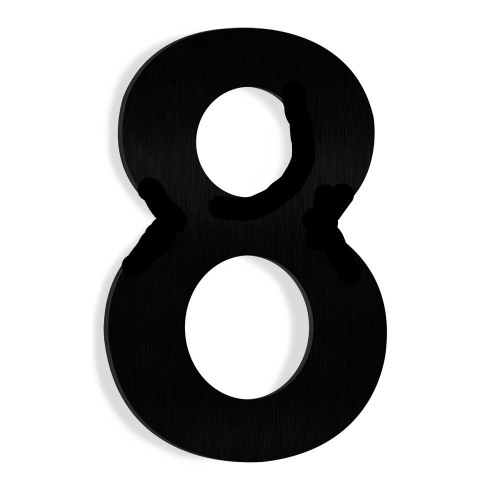
#> input picture Python/eight.jpg, 1000 x 1000 px (shown at 1/2 size)
$ python NNfinal.py   (older library calls are emulated)
#> lines starting #> are read from the running program, lines starting #| are printed output that depends on the picture; after the words box and inside, x2 and y2 are one past the last pixel; in counts of white or black regions, pixels touching at a corner belong together; long printed decimals are rounded
import cv2
import numpy as np


img = cv2.imread("eight.jpg",-1)
#> img is the input picture: shape (1000, 1000, 3); min 0, max 255, mean 177.6
# img = cv2.imread("solar.jpg",-1)
#
img = cv2.resize(img, (100, 100))
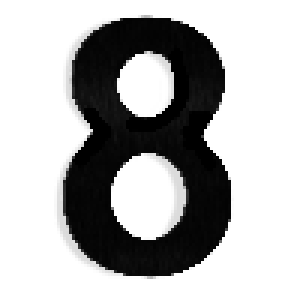
#> img: shape (100, 100, 3) (shown 3 times larger); min 0, max 255, mean 177.9

gray = cv2.cvtColor(img, cv2.COLOR_BGR2GRAY)

gray=255-gray
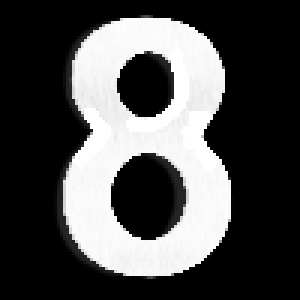
#> gray: shape (100, 100) (shown 3 times larger); min 0, max 255, mean 77.1

for i in range (0,100):
    for j in range (0,100):
        if gray[i,j]>100:
            gray[i,j]=1
        else:
            gray[i,j]=0
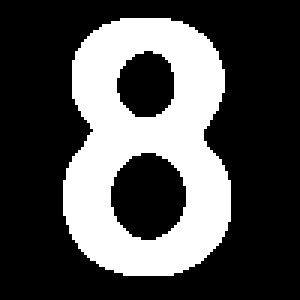
#> gray: shape (100, 100) (shown 3 times larger); values 0 (black) and 1 (white), 30.8% white; 1 white region, box (x1, y1, x2, y2) and area: (21, 6, 77, 92) 3076

# gray=gray*255
# cv2.imshow('samp',gray)
gray = cv2.resize(gray, (10, 10))

weights = np.zeros((10,100),np.float)
weights_prev = np.zeros((10,100),np.float)

output = np.empty(10)
expectedOp = np.empty((10),np.float)
ExNum=np.array([20,16,31,22,21,23,15,24,23,20],np.float)
Input=np.array([[0 , 0 , 0 , 0 , 1 , 1 , 0 , 0 , 0 , 0 ,       #1                                     1
                 0 , 0 , 0 , 0 , 1 , 1 , 0 , 0 , 0 , 0 ,       #2
                 0 , 0 , 0 , 0 , 1 , 1 , 0 , 0 , 0 , 0 ,       #3
                 0 , 0 , 0 , 0 , 1 , 1 , 0 , 0 , 0 , 0 ,       #4
                 0 , 0 , 0 , 0 , 1 , 1 , 0 , 0 , 0 , 0 ,       #5
                 0 , 0 , 0 , 0 , 1 , 1 , 0 , 0 , 0 , 0 ,       #6
                 0 , 0 , 0 , 0 , 1 , 1 , 0 , 0 , 0 , 0 ,       #7
                 0 , 0 , 0 , 0 , 1 , 1 , 0 , 0 , 0 , 0 ,       #8
                 0 , 0 , 0 , 0 , 1 , 1 , 0 , 0 , 0 , 0 ,       #9
                 0 , 0 , 0 , 0 , 1 , 1 , 0 , 0 , 0 , 0 ],      #10

                [0 , 0 , 0 , 0 , 0 , 0 , 0 , 0 , 0 , 0 ,       #1                                     2
                 0 , 0 , 0 , 0 , 1 , 1 , 0 , 0 , 0 , 0 ,       #2
                 0 , 0 , 0 , 1 , 0 , 0 , 1 , 0 , 0 , 0 ,       #3
                 0 , 0 , 1 , 0 , 0 , 0 , 1 , 0 , 0 , 0 ,       #4
                 0 , 0 , 0 , 0 , 0 , 0 , 1 , 0 , 0 , 0 ,       #5
                 0 , 0 , 0 , 0 , 0 , 1 , 0 , 0 , 0 , 0 ,       #6
                 0 , 0 , 0 , 0 , 1 , 0 , 0 , 0 , 0 , 0 ,       #7
                 0 , 0 , 0 , 1 , 0 , 0 , 0 , 0 , 0 , 0 ,       #8
                 0 , 0 , 1 , 1 , 1 , 1 , 1 , 1 , 0 , 0 ,       #9
                 0 , 0 , 0 , 0 , 0 , 0 , 0 , 0 , 0 , 0 ],      #10

                 [0 , 0 , 0 , 0 , 1 , 1 , 1 , 0 , 0 , 0 ,       #1                                      3
                  0 , 0 , 0 , 1 , 1 , 1 , 1 , 1 , 0 , 0 ,       #2
                  0 , 0 , 1 , 0 , 0 , 0 , 1 , 1 , 0 , 0 ,       #3
                  0 , 0 , 0 , 0 , 0 , 1 , 1 , 0 , 0 , 0 ,       #4
                  0 , 0 , 0 , 0 , 1 , 1 , 1 , 0 , 0 , 0 ,       #5
                  0 , 0 , 0 , 0 , 0 , 1 , 1 , 0 , 0 , 0 ,       #6
                  0 , 0 , 0 , 0 , 0 , 0 , 1 , 1 , 0 , 0 ,       #7
                  0 , 0 , 1 , 0 , 0 , 0 , 1 , 1 , 0 , 0 ,       #8
                  0 , 0 , 1 , 1 , 1 , 1 , 1 , 0 , 0 , 0 ,       #9
                  0 , 0 , 0 , 1 , 1 , 1 , 0 , 0 , 0 , 0 ],

                 [0 , 0 , 0 , 0 , 0 , 0 , 1 , 0 , 0 , 0 ,       #1                                      4
                  0 , 0 , 0 , 0 , 0 , 1 , 1 , 0 , 0 , 0 ,       #2
                  0 , 0 , 0 , 0 , 1 , 0 , 1 , 0 , 0 , 0 ,       #3
                  0 , 0 , 0 , 1 , 0 , 0 , 1 , 0 , 0 , 0 ,       #4
                  0 , 0 , 1 , 0 , 0 , 0 , 1 , 0 , 0 , 0 ,       #5
                  0 , 1 , 0 , 0 , 0 , 0 , 1 , 0 , 0 , 0 ,       #6
                  0 , 1 , 1 , 1 , 1 , 1 , 1 , 1 , 1 , 0 ,       #7
                  0 , 0 , 0 , 0 , 0 , 0 , 1 , 0 , 0 , 0 ,       #8
                  0 , 0 , 0 , 0 , 0 , 0 , 1 , 0 , 0 , 0 ,       #9
                  0 , 0 , 0 , 0 , 0 , 0 , 1 , 0 , 0 , 0 ],      #10

                 [0 , 0 , 0 , 0 , 0 , 0 , 0 , 0 , 0 , 0 ,       #1                                      5
                  0 , 0 , 1 , 1 , 1 , 1 , 1 , 1 , 0 , 0 ,       #2
                  0 , 0 , 1 , 0 , 0 , 0 , 0 , 0 , 0 , 0 ,       #3
                  0 , 0 , 1 , 0 , 0 , 0 , 0 , 0 , 0 , 0 ,       #4
                  0 , 0 , 1 , 1 , 1 , 1 , 1 , 0 , 0 , 0 ,       #5
                  0 , 0 , 0 , 0 , 0 , 0 , 0 , 1 , 0 , 0 ,       #6
                  0 , 0 , 0 , 0 , 0 , 0 , 0 , 1 , 0 , 0 ,       #7
                  0 , 0 , 0 , 0 , 0 , 0 , 0 , 1 , 0 , 0 ,       #8
                  0 , 0 , 1 , 1 , 1 , 1 , 1 , 0 , 0 , 0 ,       #9
                  0 , 0 , 0 , 0 , 0 , 0 , 0 , 0 , 0 , 0 ],      #10

                 [0 , 0 , 0 , 0 , 0 , 0 , 0 , 0 , 0 , 0 ,       #1                                      6
                  0 , 0 , 0 , 1 , 1 , 1 , 1 , 0 , 0 , 0 ,       #2
                  0 , 0 , 1 , 0 , 0 , 0 , 0 , 1 , 0 , 0 ,       #3
                  0 , 0 , 1 , 0 , 0 , 0 , 0 , 0 , 0 , 0 ,       #4
                  0 , 0 , 1 , 1 , 1 , 1 , 1 , 0 , 0 , 0 ,       #5
                  0 , 0 , 1 , 0 , 0 , 0 , 0 , 1 , 0 , 0 ,       #6
                  0 , 0 , 1 , 0 , 0 , 0 , 0 , 1 , 0 , 0 ,       #7
                  0 , 0 , 1 , 0 , 0 , 0 , 0 , 1 , 0 , 0 ,       #8
                  0 , 0 , 0 , 1 , 1 , 1 , 1 , 0 , 0 , 0 ,       #9
                  0 , 0 , 0 , 0 , 0 , 0 , 0 , 0 , 0 , 0 ],      #10

                 [0 , 0 , 0 , 0 , 0 , 0 , 0 , 0 , 0 , 0 ,       #1                                     7
                  0 , 0 , 1 , 1 , 1 , 1 , 1 , 1 , 1 , 0 ,       #2
                  0 , 0 , 0 , 0 , 0 , 0 , 0 , 0 , 1 , 0 ,       #3
                  0 , 0 , 0 , 0 , 0 , 0 , 0 , 1 , 0 , 0 ,       #4
                  0 , 0 , 0 , 0 , 0 , 0 , 1 , 0 , 0 , 0 ,       #5
                  0 , 0 , 0 , 0 , 0 , 1 , 0 , 0 , 0 , 0 ,       #6
                  0 , 0 , 0 , 0 , 1 , 0 , 0 , 0 , 0 , 0 ,       #7
                  0 , 0 , 0 , 1 , 0 , 0 , 0 , 0 , 0 , 0 ,       #8
                  0 , 0 , 1 , 0 , 0 , 0 , 0 , 0 , 0 , 0 ,       #9
                  0 , 1 , 0 , 0 , 0 , 0 , 0 , 0 , 0 , 0 ],      #10

                 [0 , 0 , 0 , 0 , 0 , 0 , 0 , 0 , 0 , 0 ,       #1                                     8
                  0 , 0 , 0 , 1 , 1 , 1 , 1 , 0 , 0 , 0 ,       #2
                  0 , 0 , 1 , 0 , 0 , 0 , 0 , 1 , 0 , 0 ,       #3
                  0 , 0 , 1 , 0 , 0 , 0 , 0 , 1 , 0 , 0 ,       #4
                  0 , 0 , 1 , 1 , 0 , 0 , 1 , 1 , 0 , 0 ,       #5
                  0 , 0 , 1 , 1 , 1 , 1 , 1 , 1 , 0 , 0 ,       #6
                  0 , 0 , 1 , 0 , 0 , 0 , 0 , 1 , 0 , 0 ,       #7
                  0 , 0 , 1 , 0 , 0 , 0 , 0 , 1 , 0 , 0 ,       #8
                  0 , 0 , 0 , 1 , 1 , 1 , 1 , 0 , 0 , 0 ,       #9
                  0 , 0 , 0 , 0 , 0 , 0 , 0 , 0 , 0 , 0 ],      #10

                 [0 , 0 , 0 , 0 , 0 , 0 , 0 , 0 , 0 , 0 ,       #1                                     9
                  0 , 0 , 0 , 1 , 1 , 1 , 1 , 0 , 0 , 0 ,       #2
                  0 , 0 , 1 , 0 , 0 , 0 , 0 , 1 , 0 , 0 ,       #3
                  0 , 0 , 1 , 0 , 0 , 0 , 0 , 1 , 0 , 0 ,       #4
                  0 , 0 , 1 , 0 , 0 , 0 , 0 , 1 , 0 , 0 ,       #5
                  0 , 0 , 1 , 1 , 1 , 1 , 1 , 1 , 0 , 0 ,       #6
                  0 , 0 ,-2 , 0 , 0 , 0 , 0 , 1 , 0 , 0 ,       #7
                  0 , 0 ,-2 , 0 , 0 , 0 , 0 , 1 , 0 , 0 ,       #8
                  0 , 0 , 1 , 1 , 1 , 1 , 1 , 0 , 0 , 0 ,       #9
                  0 , 0 , 0 , 0 , 0 , 0 , 0 , 0 , 0 , 0 ],      #10

                 [0 , 0 , 0 , 0 , 0 , 0 , 0 , 0 , 0 , 0 ,       #1                                     0
                  0 , 0 , 0 , 1 , 1 , 1 , 1 , 0 , 0 , 0 ,       #2
                  0 , 0 , 1 , 0 , 0 , 0 , 0 , 1 , 0 , 0 ,       #3
                  0 , 0 , 1 , 0 , 0 , 0 , 0 , 1 , 0 , 0 ,       #4
                  0 , 0 , 1 , 0 , 0 , 0 , 0 , 1 , 0 , 0 ,       #5
                  0 , 0 , 1 , 0 , 0 , 0 , 0 , 1 , 0 , 0 ,       #6
                  0 , 0 , 1 , 0 , 0 , 0 , 0 , 1 , 0 , 0 ,       #7
                  0 , 0 , 1 , 0 , 0 , 0 , 0 , 1 , 0 , 0 ,       #8
                  0 , 0 , 0 , 1 , 1 , 1 , 1 , 0 , 0 , 0 ,       #9
                  0 , 0 , 0 , 0 , 0 , 0 , 0 , 0 , 0 , 0 ]],dtype=np.float)


def squares(x,str):
    if str == 'prev':
        res = np.dot(weights_prev[x],Input[x])
    elif str == 'normal':
        res = np.dot(weights[x],Input[x])

    return (expectedOp[x]-res)*(expectedOp[x]-res)


for number in range (0,10):

    for i in range (0,10):
        expectedOp[i]=0
        if i==number:
            expectedOp[i]=ExNum[i]

    kp=np.array([0.004 , 0.005 , 0.002 , 0.0035 , 0.003 , 0.0022 ,0.0052 ,0.002 ,0.002 ,0.004],np.float)
    h=0.01
    #         1       2       3       4       5       6       7       8       9       0
    #         20,     16,     31,     22,     21,     23,     15,     24,     23,     20

    for count in range (0,100):
        for i in range (0,100):

            SOPS0=squares(number,'prev')
            weights_prev[number][i]=weights_prev[number][i]+h
            SOPSh=squares(number,'prev')
            weights_prev[number][i]=weights_prev[number][i]-h

            if SOPS0>SOPSh:
                weights[number][i]=(weights[number][i])+kp[number]*abs(squares(number,'prev'))

            elif SOPS0<SOPSh:
                weights[number][i]=(weights[number][i])-kp[number]*abs(squares(number,'prev'))

        weights_prev[number]=weights[number]


    # [10 lines of commented-out code are left out]


TestIp=np.array( [0 , 0 , 0 , 0 , 0 , 0 , 1 , 0 , 0 , 0 ,      #1                                    4
                  0 , 0 , 0 , 0 , 0 , 1 , 1 , 0 , 0 , 0 ,      #2
                  0 , 0 , 0 , 0 , 1 , 1 , 1 , 0 , 0 , 0 ,      #3
                  0 , 0 , 0 , 1 , 1 , 0 , 1 , 0 , 0 , 0 ,      #4
                  0 , 0 , 1 , 1 , 0 , 0 , 1 , 0 , 0 , 0 ,      #5
                  0 , 1 , 1 , 0 , 0 , 0 , 1 , 0 , 0 , 0 ,      #6
                  1 , 1 , 1 , 1 , 1 , 1 , 1 , 1 , 1 , 0 ,      #7
                  0 , 0 , 0 , 0 , 0 , 0 , 1 , 0 , 0 , 0 ,      #8
                  0 , 0 , 0 , 0 , 0 , 0 , 1 , 0 , 0 , 0 ,      #9
                  0 , 0 , 0 , 0 , 0 , 0 , 1 , 0 , 0 , 0 ],np.int32)      #10

TestIp=gray.ravel()
#> TestIp = 100 values, max 1 at index 13, min 0 at index 0, mean 0.29

highest=0
for j in range (0,10):
    output[j]=0
    for i in range (0,100):
        output[j]=output[j] + weights[j][i]*TestIp[i]
    if highest<output[j]:
        highest=output[j]
#> after the loop, highest = 21.11; output = [6.03, 11.08, 21.11, 12.93, 15.11, 20.03, 6.05, 17.67, 11.16, 15.07]

for j in range (0,10):
    print('%.5f'%(output[j]/highest))
#> this loop made 10 passes
#| 0.2857
#| 0.525
#| 1.000
#| 0.6125
#| 0.7158
#| 0.9489
#| 0.2866
#| 0.8373
#> (further printed lines are left out)

for i in range (0,100):
    print(TestIp[i],end=" ")
    if i%10==9:
        print('')
#> this loop made 100 passes
#| 0
#| 0
#| 0
#| 0
#| 0
#| 0
#| 0
#| 0
#> (further printed lines are left out)

gray=gray*255
gray = cv2.resize(gray, (100, 100))
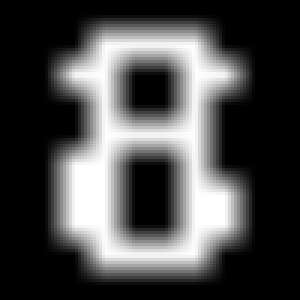
#> gray: shape (100, 100) (shown 3 times larger); min 0, max 255, mean 73.9
cv2.imshow('sample',gray)
cv2.waitKey(0)
